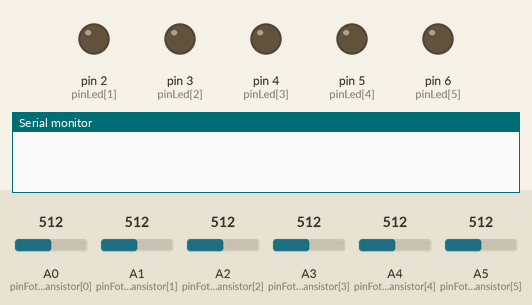
A sketch run on a simulated Arduino Uno, built with avr-gcc and run on an emulated ATmega328P. Shown: output pins drawn as LEDs (lit = HIGH), the last lines printed to the serial monitor. The inputs (shaded band) are chosen by the test bench; at power-on: A1 (pinFototransistor[1]) = 512, A2 (pinFototransistor[2]) = 512, A3 (pinFototransistor[3]) = 512, A0 (pinFototransistor[0]) = 512, A4 (pinFototransistor[4]) = 512, A5 (pinFototransistor[5]) = 512.

Above: at 1.5 s.
1.6 s: A1 (pinFototransistor[1]) set to 104
3.2 s: A1 (pinFototransistor[1]) set to 89
At 3.5 s:
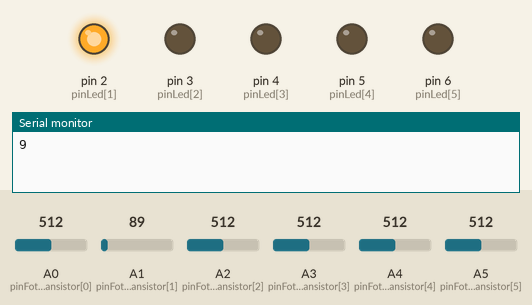
4.7 s: A2 (pinFototransistor[2]) set to 104
6.3 s: A2 (pinFototransistor[2]) set to 90
At 7.2 s:
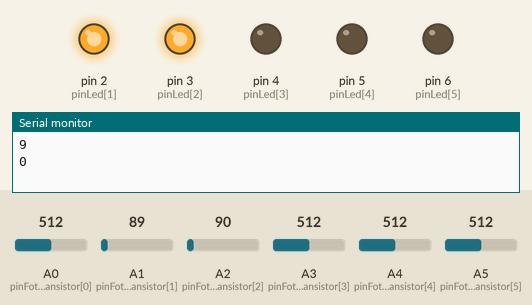
7.8 s: A3 (pinFototransistor[3]) set to 107
9.4 s: A3 (pinFototransistor[3]) set to 91
At 9.7 s:
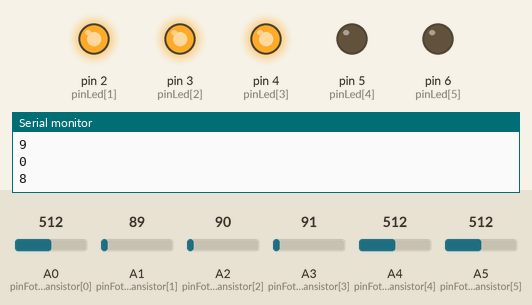
Timing chart, 0 to 11.9 s (numbered marks = the images above; inputs shaded):
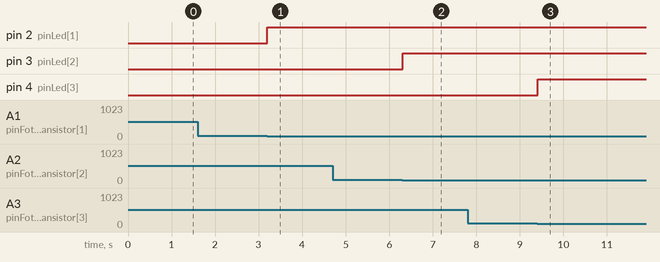

The sketch:

parqueadero.ino
```cpp
const int pinFototransistor[6] = {A0, A1, A2, A3, A4, A5};
const int pinLed[6] = {1, 2, 3, 4, 5, 6};
int estados[6] = {0, 0, 0, 0, 0, 0};
int puestos[6] = {0, 9, 0, 8, 0, 7};

void setup() {
    for(int i=0; i<6; i++){
        pinMode(pinLed[i], OUTPUT);
    }
    Serial.begin(9600);
}

void detectarEspacios(){
    for(int i=0; i<6; i++){
        delay(100);
        int x = analogRead(pinFototransistor[i]);
        if(x < 100){
            digitalWrite(pinLed[i], HIGH);
            if(estados[i] == 0)
            Serial.println(puestos[i]);
            estados[i] = 1;
        }
        else{
            digitalWrite(pinLed[i], LOW);
            if(estados[i] == 1)
            Serial.println(puestos[i]);
            estados[i] = 0;
        }
    }

}


void loop() {
    detectarEspacios();
}
```

Measured:
- the behaviour switches between 100 and 99 on A1 (pinFototransistor[1]) (found by bisection; images 0 and 1)
- the behaviour switches between 100 and 99 on A2 (pinFototransistor[2]) (found by bisection; images 1 and 2)
- the behaviour switches between 100 and 99 on A3 (pinFototransistor[3]) (found by bisection; images 2 and 3)
- after the input at 1.6 s, every drawn part: stays the same
- after the input at 3.2 s, pin 2 (pinLed[1]): LOW → HIGH at once
- after the input at 4.7 s, every drawn part: stays the same
- after the input at 6.3 s, pin 3 (pinLed[2]): LOW → HIGH at once
- after the input at 7.8 s, every drawn part: stays the same
- after the input at 9.4 s, pin 4 (pinLed[3]): LOW → HIGH at once
